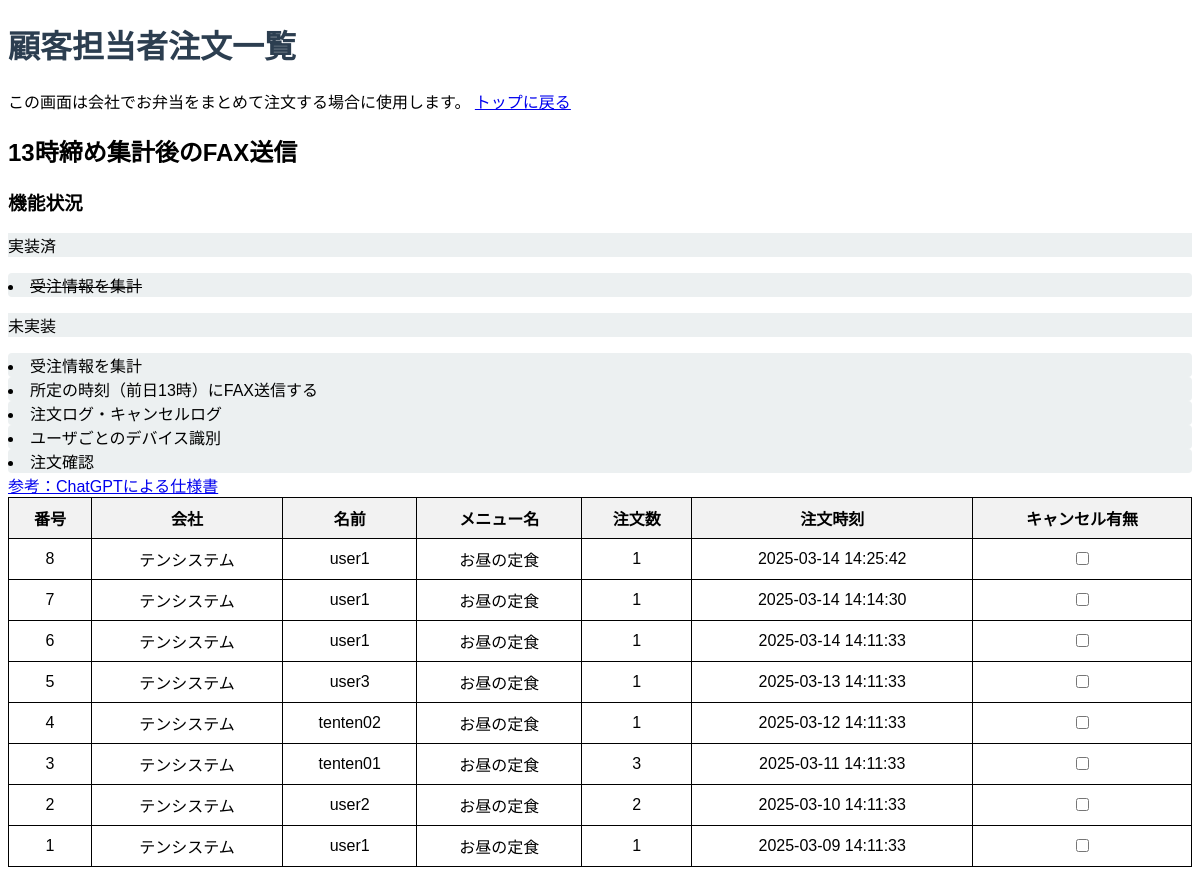
The app's page /manager/me (signed in) with its own data.
### tables this page shows
CREATE TABLE Orders (
            order_id INTEGER PRIMARY KEY AUTOINCREMENT,
            company_id INTEGER,
            username TEXT,
            shop_name TEXT,
            menu_id INTEGER,
            amount INTEGER,
            created_at TEXT NOT NULL,
            updated_at TEXT DEFAULT "",
            canceled INTEGER DEFAULT 0
            );

### routers/manager.py (the view)
@manager_router.get("/me", response_class=HTMLResponse, tags=["manager"])
@log_decorator
async def manager_view(request: Request, response: Response):
    try:
        cookies = get_all_cookies(request)
        if not cookies:
            logger.debug('cookie userなし')
            raise CookieException(method_name="manager_view()")
        check_manager_permission(request)
        orders = await select_company_order(company_id=1)
        if orders is None:
            logger.debug('ordersなし')
            return HTMLResponse("<html><p>注文は0件です</p></html>")
        target_url = "manager_orders_today.html"
        return await order_table_view(request, response, orders, target_url)
    except Exception as e:
        raise CustomException(
            status.HTTP_400_BAD_REQUEST,
            "/manager_view()",
            f"Error: {str(e)}")

### templates/table.html (shortened to what this page needs)
{% for order in orders %}
<tr>
    <td>{{ order.order_id }}</td>
    <td>{{ order.company_name }}</td>
    <td>{{ order.username }}</td>
    <td>{{ order.menu_name }}</td>
    <td>{{ order.amount }}</td>
    <td>{{ order.created_at }}</td>
    <td>
        <input type="checkbox" class="cancel-checkbox" data-order-id="{{ order.order_id }}"
            {% if order.canceled %} checked {% endif %}>
    </td>
</tr>
{% endfor %}

### templates/manager_orders_today.html (shortened to what this page needs)
<!DOCTYPE html>
    <html lang="ja">
    <head>
    </head>
    <body>
        <h1>顧客担当者注文一覧</h1>
        <a>この画面は会社でお弁当をまとめて注文する場合に使用します。</a>
        <a href="/">トップに戻る</a>
        <h2>13時締め集計後のFAX送信</h2>
        <h3>機能状況</h3>
        <ul>実装済</ul>
            <li><del>受注情報を集計</del></li>
        <ul>未実装</ul>
            <li>受注情報を集計</li>
            <li>所定の時刻（前日13時）にFAX送信する</li>
            <li>注文ログ・キャンセルログ</li>
            <li>ユーザごとのデバイス識別</li>
            <li>注文確認</li>
            <a href="https://chatgpt.com/share/675fa125-e804-800b-99cf-6820389efba2">参考：ChatGPTによる仕様書</a>
        <table border="1">
            <thead>
                <tr>
                    <th>番号</th>
                    <th>会社</th>
                    <th>名前</th>
                    <th>メニュー名</th>
                    <th>注文数</th>
                    <th>注文時刻</th>
                    <th>キャンセル有無</th>
                </tr>
            </thead>
            <tbody>
                {% include 'table.html' %}
            </tbody>
        </table>
    </body>
</html>

### templates/manager_orders_today.html (style rules this page uses)
body { font-family: Arial, sans-serif; }
h1 { color: #2c3e50; }
ul { background: #ecf0f1; list-style-type: square; padding: 0; }
li { background: #ecf0f1; margin: 0px 0; padding: 0px; border-radius: 4px; }

### templates/table.html (style rules this page uses)
table { width: 100%; border-collapse: collapse; }
th, td { border: 1px solid black; text-align: center; padding: 8px; }
th { background-color: #f2f2f2; }

### records on screen
Orders: order_id "8", company_name "テンシステム", username "user1", menu_name "お昼の定食", amount "1", created_at "2025-03-14 14:25:42"
Orders: order_id "7", company_name "テンシステム", username "user1", menu_name "お昼の定食", amount "1", created_at "2025-03-14 14:14:30"
Orders: order_id "6", company_name "テンシステム", username "user1", menu_name "お昼の定食", amount "1", created_at "2025-03-14 14:11:33"
Orders: order_id "5", company_name "テンシステム", username "user3", menu_name "お昼の定食", amount "1", created_at "2025-03-13 14:11:33"
Orders: order_id "4", company_name "テンシステム", username "tenten02", menu_name "お昼の定食", amount "1", created_at "2025-03-12 14:11:33"
Orders: order_id "3", company_name "テンシステム", username "tenten01", menu_name "お昼の定食", amount "3", created_at "2025-03-11 14:11:33"
Orders: order_id "2", company_name "テンシステム", username "user2", menu_name "お昼の定食", amount "2", created_at "2025-03-10 14:11:33"
Orders: order_id "1", company_name "テンシステム", username "user1", menu_name "お昼の定食", amount "1", created_at "2025-03-09 14:11:33"
